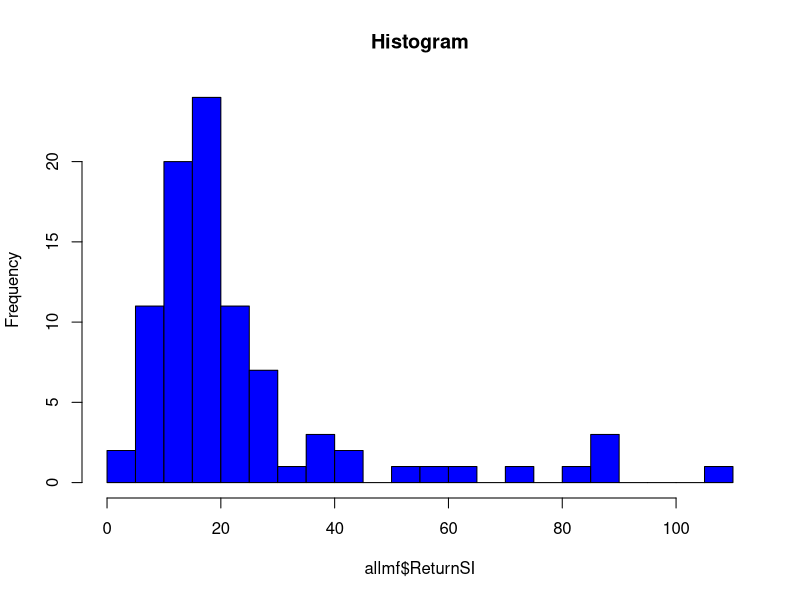
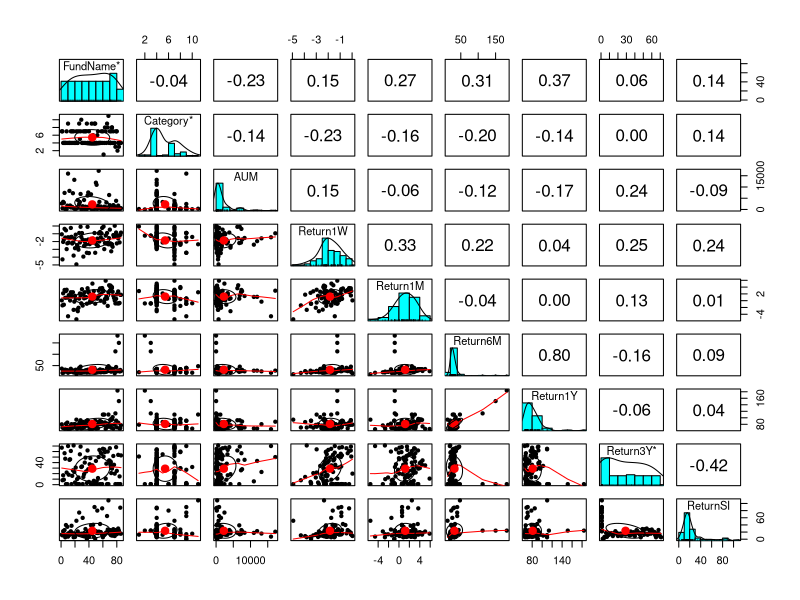

R code for these plots, in order:
## ---- chunk 1
allmf <- read.csv("topmf.csv")
allmf
hist(allmf$ReturnSI,col='blue',breaks=30 ,main='Histogram')
View(allmf)
#allmf$scheme
## ---- chunk 2
library(psych)
pairs.panels(allmf)
